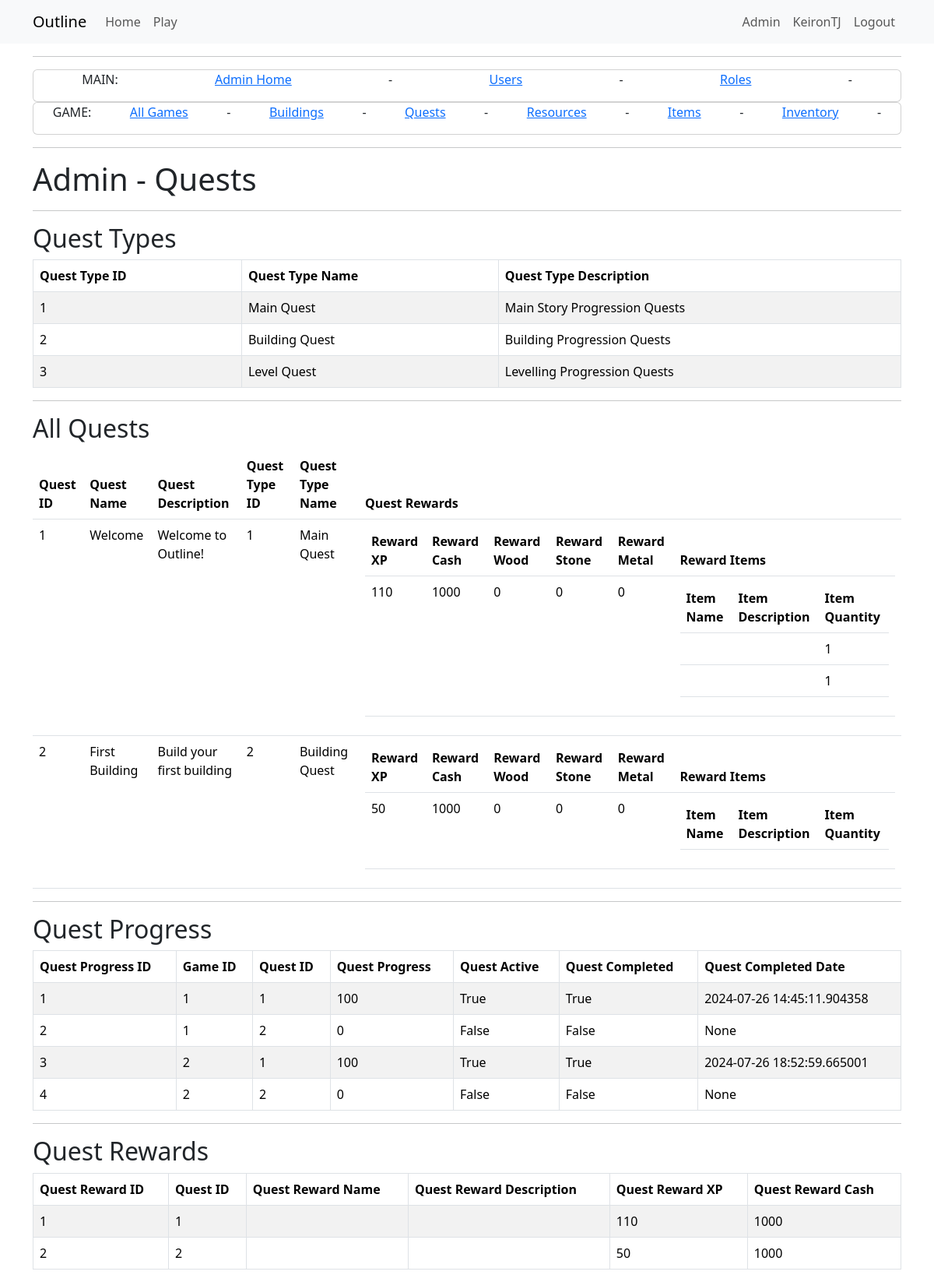
The page /admin_mainquests (signed in) on the database as committed earlier.
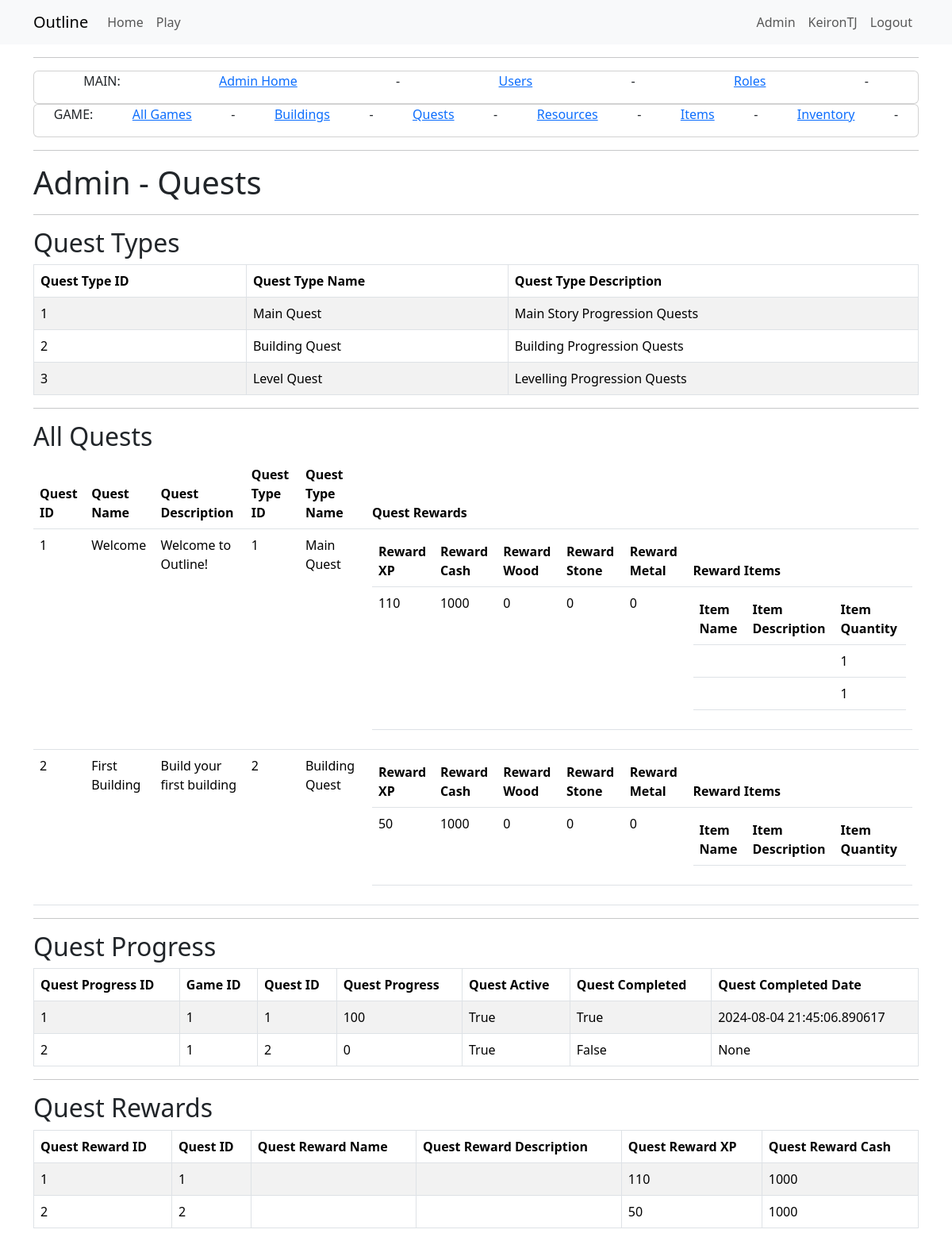
The same page on the database as committed later.
### app/models.py (models this page shows, shortened)
class QuestType(db.Model):
    __tablename__ = 'quest_types'
    id = db.Column(db.Integer, primary_key=True)
    quest_type_name = db.Column(db.String(64))
    quest_type_description = db.Column(db.String(256))
    quests = db.relationship("Quest", back_populates="quest_type")

class Quest(db.Model):
    __tablename__ = 'quests'
    id = db.Column(db.Integer, primary_key=True)
    quest_name = db.Column(db.String(64))
    quest_description = db.Column(db.String(256))
    quest_type_id = db.Column(db.Integer, db.ForeignKey('quest_types.id', name='fk_quest_type_id'))
    quest_rewards = db.relationship("QuestRewards", back_populates="quest")
    quest_type = db.relationship("QuestType", back_populates="quests")
    quest_progress = db.relationship("QuestProgress", back_populates="quest_quest")
    quest_prerequisites = db.relationship("QuestPrerequisites", foreign_keys="[QuestPrerequisites.quest_id]", back_populates="quest")
    prerequisites_for = db.relationship("QuestPrerequisites", foreign_keys="[QuestPrerequisites.prerequisite_id]", back_populates="prerequisite")

class QuestRewards(db.Model):
    __tablename__ = 'quest_rewards'
    id = db.Column(db.Integer, primary_key=True)
    quest_id = db.Column(db.Integer, db.ForeignKey('quests.id'))
    quest_reward_xp = db.Column(db.Integer, default=0)
    quest_reward_cash = db.Column(db.Integer,default=0)
    quest_reward_wood = db.Column(db.Integer, default=0)
    quest_reward_stone = db.Column(db.Integer, default=0)
    quest_reward_metal = db.Column(db.Integer, default=0)
    quest_reward_item_id = db.Column(db.Integer, db.ForeignKey('items.id'))
    quest = db.relationship("Quest", back_populates="quest_rewards")
    items = db.relationship("Item", secondary='reward_item_association', back_populates="rewards", overlaps="item,reward_items,reward")

class RewardItemAssociation(db.Model):
    __tablename__ = 'reward_item_association'
    id = db.Column(db.Integer, primary_key=True)
    reward_id = db.Column(db.Integer, db.ForeignKey('quest_rewards.id'))
    item_id = db.Column(db.Integer, db.ForeignKey('items.id'))
    quantity = db.Column(db.Integer, default=1)
    reward = db.relationship("QuestRewards", backref="reward_items")
    item = db.relationship("Item", backref="reward_items")

class QuestProgress(db.Model):
    __tablename__ = 'quest_progress'
    id = db.Column(db.Integer, primary_key=True)
    quest_id = db.Column(db.Integer, db.ForeignKey('quests.id'))
    game_id = db.Column(db.Integer, db.ForeignKey('game.id'))
    quest_progress = db.Column(db.Integer, default=0)
    quest_active = db.Column(db.Boolean, default=False)
    quest_completed = db.Column(db.Boolean, default=False)
    quest_completed_date = db.Column(db.DateTime, nullable=True)
    quest_quest = db.relationship("Quest", back_populates="quest_progress")
    game = db.relationship("Game", back_populates="quest_progress")

### app/admin/routes.py (the view)
@bp.route('/admin_mainquests', methods=['GET', 'POST'])
@login_required
@admin_required
def admin_mainquests():
    questtypes = db.session.query(QuestType).all()
    quests = db.session.query(Quest).all()
    questrewards  = db.session.query(QuestRewards).all()
    questprogresses = db.session.query(QuestProgress).all()
    return render_template("admin/game/admin_mainquests.html",
                           title='Admin - Quests',
                           quests=quests,
                           questtypes=questtypes,
                           questrewards=questrewards,
                           questprogresses=questprogresses)

### app/game/__init__.py (called while the page is built)
@bp.before_app_request
def before_request():
    load_game()

### app/game/context_processor.py (called while the page is built)
def load_game():
    if current_user.is_authenticated:
        game_id = current_user.activegame
        if game_id:
            g.game = Game.query.get(game_id)
        else:
            g.game = None
    else:
        g.game = None

### app/models.py (called while the page is built)
@login.user_loader
def load_user(id):
    return db.session.get(User, int(id))

    def is_admin(self):
        return 'admin' in [role.name for role in self.role]

### app/templates/admin/game/admin_mainquests.html (shortened to what the changed rows need)
{% extends "admin/admin_base.html" %}
{% block content2 %}
<div class="Jumbotron">
    <h1>{{ title }}</h1>
</div>
<div>
    <h2>Quest Types</h2>
    <table class="table table-striped table-bordered">
        <thead>
            <tr>
                <th>Quest Type ID</th>
                <th>Quest Type Name</th>
                <th>Quest Type Description</th>
            </tr>
        </thead>
        <tbody>
            {% for questtype in questtypes %}
            <tr>
                <td>{{ questtype.id }}</td>
                <td>{{ questtype.quest_type_name }}</td>
                <td>{{ questtype.quest_type_description }}</td>
            </tr>
            {% endfor %}
        </tbody>
    </table>
</div>
<div>
    <h2>All Quests</h2>
    <table class="table">
        <thead>
            <tr>
                <th>Quest ID</th>
                <th>Quest Name</th>
                <th>Quest Description</th>
                <th>Quest Type ID</th>
                <th>Quest Type Name</th>
                <th>Quest Rewards</th>
            </tr>
        </thead>
        <tbody>
            {% for quest in quests %}
            <tr>
                <td>{{ quest.id }}</td>
                <td>{{ quest.quest_name }}</td>
                <td>{{ quest.quest_description }}</td>
                <td>{{ quest.quest_type.id }}</td>
                <td>{{ quest.quest_type.quest_type_name }}</td>
                <td>
                    <table class="table">
                        <thead>
                            <tr>
                                <th>Reward XP</th>
                                <th>Reward Cash</th>
                                <th>Reward Wood</th>
                                <th>Reward Stone</th>
                                <th>Reward Metal</th>
                                <th>Reward Items</th>
                            </tr>
                        </thead>
                        <tbody>
                            {% for reward in quest.quest_rewards %}
                            <tr>
                                <td>{{ reward.quest_reward_xp }}</td>
                                <td>{{ reward.quest_reward_cash }}</td>
                                <td>{{ reward.quest_reward_wood }}</td>
                                <td>{{ reward.quest_reward_stone }}</td>
                                <td>{{ reward.quest_reward_metal }}</td>
                                <td>
                                    <table class="table">
                                        <thead>
                                        <th>Item Name</th>
                                        <th>Item Description</th>
                                        <th>Item Quantity</th>
                                        </thead>
                                        <tbody>
                                            {% for item in reward.reward_items %}
                                            <tr>
                                                <td>{{ item.item.item_name }}</td>
                                                <td>{{ item.item.item_description }}</td>
                                                <td>{{ item.quantity }}</td>
                                            </tr>
                                            {% endfor %}
                                    </table>
                                </td>
                            </tr>
                            {% endfor %}
                        </tbody>
                    </table>
                </td>
            </tr>
            {% endfor %}
    </table>
</div>
<div>
    <h2>Quest Progress</h2>
    <table class="table table-striped table-bordered">
        <thead>
            <tr>
                <th>Quest Progress ID</th>
                <th>Game ID</th>
                <th>Quest ID</th>
                <th>Quest Progress</th>
                <th>Quest Active</th>
                <th>Quest Completed</th>
                <th>Quest Completed Date</th>
            </tr>
        </thead>
        <tbody>
            {% for questprogress in questprogresses %}
            <tr>
                <td>{{ questprogress.id }}</td>
                <td>{{ questprogress.game_id }}</td>
                <td>{{ questprogress.quest_id }}</td>
                <td>{{ questprogress.quest_progress }}</td>
                <td>{{ questprogress.quest_active }}</td>
                <td>{{ questprogress.quest_completed }}</td>
                <td>{{ questprogress.quest_completed_date }}</td>
            </tr>
            {% endfor %}
        </tbody>
    </table>
</div>
<div>
    <h2>Quest Rewards </h2>
    <table class="table table-striped table-bordered">
        <thead>
            <tr>
                <th>Quest Reward ID</th>
                <th>Quest ID</th>
                <th>Quest Reward Name</th>
                <th>Quest Reward Description</th>
                <th>Quest Reward XP</th>
                <th>Quest Reward Cash</th>
            </tr>
        </thead>
        <tbody>
            {% for questreward in questrewards %}
            <tr>
                <td>{{ questreward.id }}</td>
                <td>{{ questreward.quest_id }}</td>
                <td>{{ questreward.quest_reward_name }}</td>
                <td>{{ questreward.quest_reward_description }}</td>
                <td>{{ questreward.quest_reward_xp }}</td>
                <td>{{ questreward.quest_reward_cash }}</td>
            </tr>
            {% endfor %}
        </tbody>
    </table>
</div>
{% endblock %}

Rows that differ between the two databases and show on the page:
removed QuestProgress: id "3", game_id "2", quest_id "1", quest_progress "100", quest_active "True", quest_completed "True", quest_completed_date "2024-07-26 18:52:59.665001"
removed QuestProgress: id "4", game_id "2", quest_id "2", quest_progress "0", quest_active "False", quest_completed "False", quest_completed_date "None"
changed QuestProgress id 1: quest_completed_date "2024-07-26 14:45:11.904358" → "2024-08-04 21:45:06.890617"
changed QuestProgress "False": quest_active "False" → "True"
